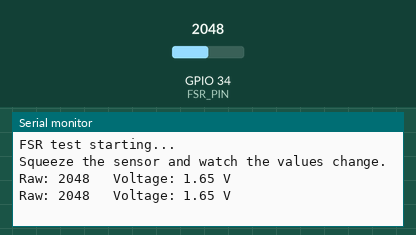
Recording of a sketch running on a simulated ESP32. Parts: the last lines printed to the serial monitor. The inputs (shaded band) are chosen by the test bench; at power-on: GPIO 34 (FSR_PIN) = 2048.

Above: at 1.7 s.
1.8 s: GPIO 34 (FSR_PIN) set to 2866
At 3.1 s:
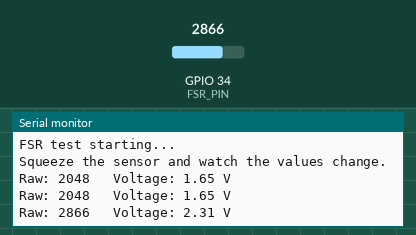
3.3 s: GPIO 34 (FSR_PIN) set to 3603
At 4.3 s:
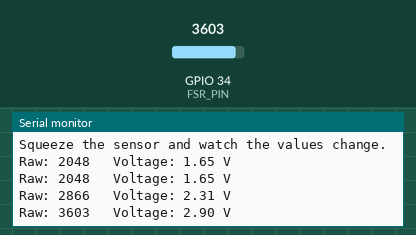
Timing chart, 0 to 6.3 s (numbered marks = the images above; inputs shaded):
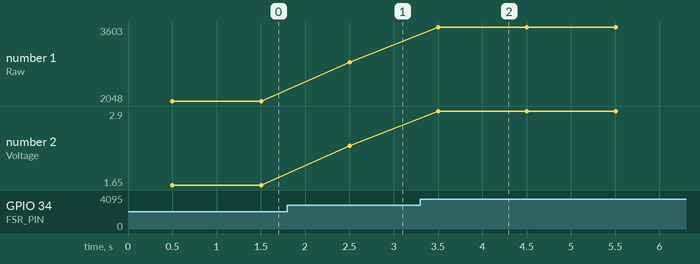

Measured:
- after the input at 1.8 s, the serial monitor: prints a new line after 0.70 s (image 1)
- after the input at 3.3 s, the serial monitor: prints a new line after 0.20 s (image 2)
- plotted number 1: 2048 → 2866 after the input at 1.8 s, 2866 → 3603 after the input at 3.3 s
- plotted number 2: 1.65 → 2.31 after the input at 1.8 s, 2.31 → 2.9 after the input at 3.3 s

The sketch:

fsr_test.ino
```cpp
// Standalone FSR test — no motor, just prints raw ADC and voltage
// Wiring: 3.3V -> FSR -> GPIO34 -> 47k resistor -> GND

#define FSR_PIN 34

void setup() {
  Serial.begin(115200);
  delay(500);
  Serial.println("FSR test starting...");
  Serial.println("Squeeze the sensor and watch the values change.");
}

void loop() {
  int raw = analogRead(FSR_PIN);          // 0-4095 on ESP32 (12-bit ADC)
  float voltage = raw * (3.3 / 4095.0);

  Serial.print("Raw: ");
  Serial.print(raw);
  Serial.print("   Voltage: ");
  Serial.print(voltage, 2);
  Serial.println(" V");

  delay(1000);
}
```
